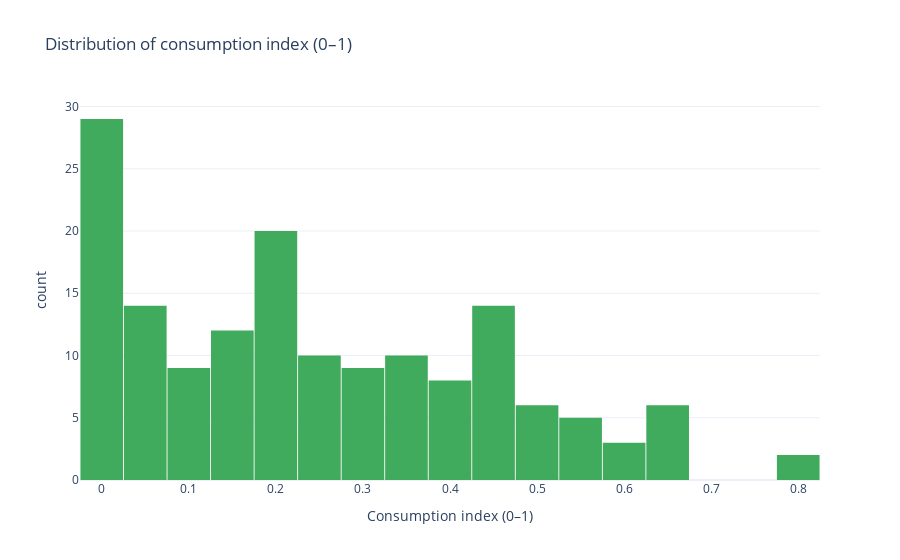

This figure's notebook cell:
### Code cell
fig_cons = px.histogram(
    df,
    x="consumption_index",
    nbins=25,
    title="Distribution of consumption index (0–1)",
    labels={"consumption_index": "Consumption index (0–1)"},
    color_discrete_sequence=[px.colors.sequential.Greens[5]],
)
fig_cons.update_layout(bargap=0.02, showlegend=False)
fig_cons.show()

fig_cons.write_html(images_path / "consumption_index_hist.html")
fig_cons.write_image(images_path / "consumption_index_hist.png", width=800, height=500, scale=3)
print("Saved consumption_index_hist.html and .png")

### Figure 1 — Plotly figure (JSON) as saved in the notebook; plotly's stock layout.template omitted (floating-point values rounded to 4 significant figures; data arrays with more than 128 entries replaced by an {"elided": "..."} marker saying what was removed)
{"data": [{"bingroup": "x", "hovertemplate": "Consumption index (0–1)=%{x}<br>count=%{y}<extra></extra>", "legendgroup": "", "marker": {"color": "rgb(65,171,93)", "pattern": {"shape": ""}}, "name": "", "nbinsx": 25, "orientation": "v", "showlegend": false, "type": "histogram", "x": {"elided": "157 float values"}, "xaxis": "x", "yaxis": "y"}], "layout": {"bargap": 0.02, "barmode": "relative", "legend": {"tracegroupgap": 0}, "showlegend": false, "title": {"text": "Distribution of consumption index (0–1)"}, "xaxis": {"anchor": "y", "domain": [0, 1], "title": {"text": "Consumption index (0–1)"}}, "yaxis": {"anchor": "x", "domain": [0, 1], "title": {"text": "count"}}}}
